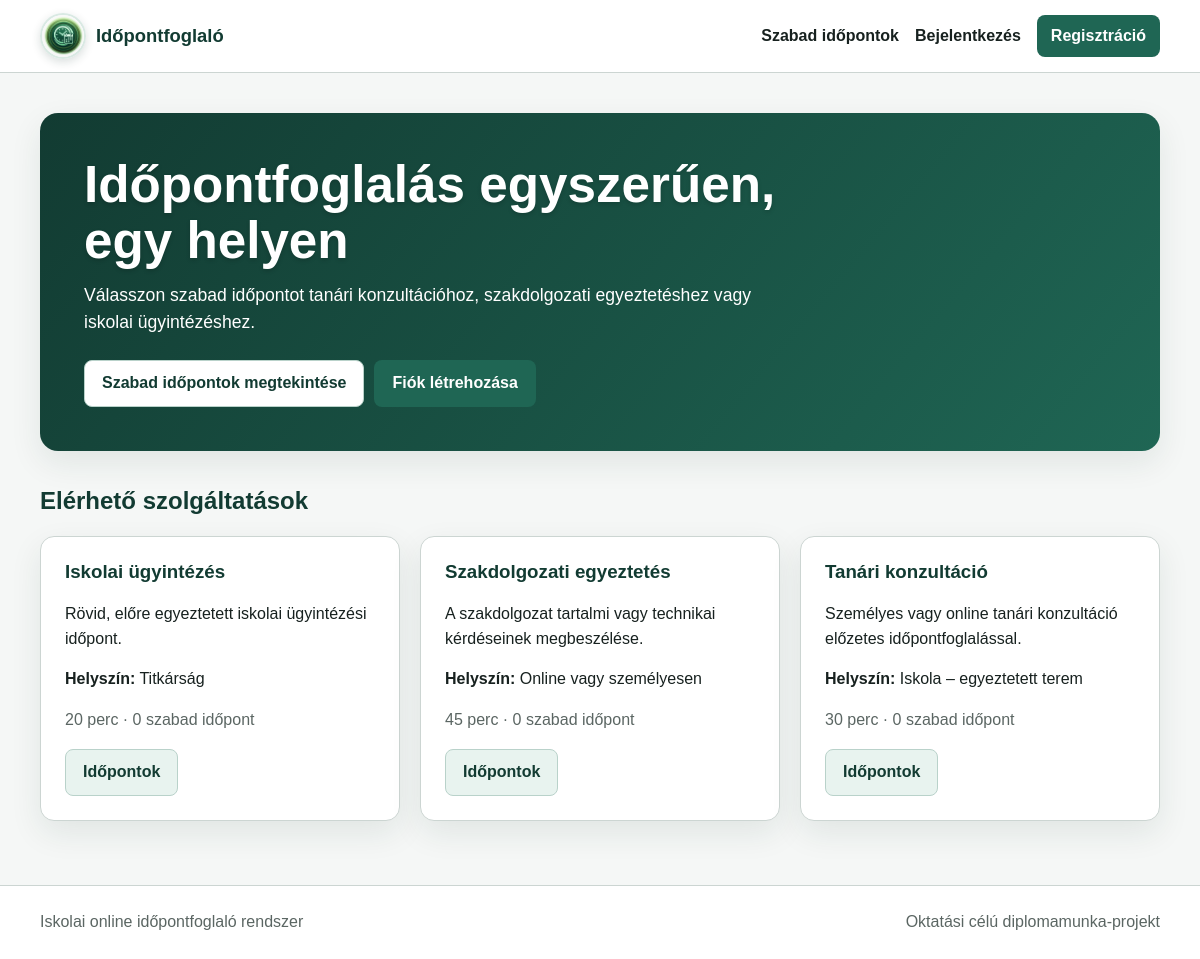
The page / on the database its author committed.
### tables this page shows
CREATE TABLE IF NOT EXISTS services (
    id BIGINT UNSIGNED AUTO_INCREMENT PRIMARY KEY,
    name VARCHAR(140) NOT NULL,
    description VARCHAR(1000) NULL,
    duration_minutes SMALLINT UNSIGNED NOT NULL DEFAULT 30,
    location VARCHAR(190) NULL,
    is_active TINYINT(1) NOT NULL DEFAULT 1,
    created_at DATETIME NOT NULL DEFAULT CURRENT_TIMESTAMP,
    updated_at DATETIME NOT NULL DEFAULT CURRENT_TIMESTAMP ON UPDATE CURRENT_TIMESTAMP,
    INDEX idx_services_active (is_active)
);

### app/helpers.php (called while the page is built, shortened)
<?php
function config(?string $path = null, mixed $default = null): mixed
{
    $config = $GLOBALS['app_config'] ?? [];
    foreach (explode('.', $path) as $segment) {
        $config = $config[$segment];
    }
    return $config;
}
function db(): PDO
{
    return Database::connection();
}
function e(mixed $value): string
{
    return htmlspecialchars((string) $value, ENT_QUOTES | ENT_SUBSTITUTE, 'UTF-8');
}
function app_url(): string
{
    $configured = (string) config('url', '');
    if ($configured !== '') {
        return $configured;
    }
    $scriptName = $_SERVER['SCRIPT_NAME'] ?? '/index.php';
    $directory = rtrim(str_replace('\\', '/', dirname($scriptName)), '/');
    return $directory === '.' ? '' : $directory;
}
function url(string $route = 'home', array $params = []): string
{
    $query = http_build_query(array_merge(['route' => $route], $params));
    return app_url() . '/index.php?' . $query;
}
function render(string $view, array $data = []): void
{
    extract($data, EXTR_SKIP);
    $currentUser = Auth::user();
    require APP_ROOT . '/views/layout/header.php';
    require APP_ROOT . '/views/' . $view . '.php';
    require APP_ROOT . '/views/layout/footer.php';
}
function get_param(string $key, mixed $default = ''): mixed
{
    return $_GET[$key] ?? $default;
}

### app/Core/Auth.php (called while the page is built, shortened)
<?php
final class Auth
{
    private static ?array $currentUser = null;
    public static function user(): ?array
    {
        $userId = $_SESSION['user_id'] ?? null;
        if (!$userId) {
            return null;
        }
        $stmt = Database::connection()->prepare(
            'SELECT u.id, u.name, u.student_index, u.email, u.email_verified_at, u.status,
                r.code AS role_code, r.name AS role_name
             FROM users u JOIN roles r ON r.id = u.role_id
             WHERE u.id = :id LIMIT 1'
        );
        $stmt->execute(['id' => $userId]);
        $user = $stmt->fetch();
        self::$currentUser = $user;
        return self::$currentUser;
    }
}

### app/Core/Database.php (called while the page is built, shortened)
<?php
final class Database
{
    private static ?PDO $connection = null;
    public static function connection(): PDO
    {
        if (self::$connection instanceof PDO) {
            return self::$connection;
        }
        $settings = \config('db');
        $dsn = sprintf(
            'mysql:host=%s;port=%d;dbname=%s;charset=utf8mb4',
            $settings['host'],
            $settings['port'],
            $settings['name']
        );
        try {
            self::$connection = new PDO($dsn, $settings['user'], $settings['pass'], [
                PDO::ATTR_ERRMODE => PDO::ERRMODE_EXCEPTION,
                PDO::ATTR_DEFAULT_FETCH_MODE => PDO::FETCH_ASSOC,
                PDO::ATTR_EMULATE_PREPARES => false,
            ]);
            self::$connection->exec("SET time_zone = '+00:00'");
        } catch (PDOException $exception) {
            throw new RuntimeException('Az adatbázis-kapcsolat nem hozható létre.', 0, $exception);
        }
        return self::$connection;
    }
}

### views/home.php (the view)
<section class="hero">
    <h1>Időpontfoglalás egyszerűen, egy helyen</h1>
    <p>Válasszon szabad időpontot tanári konzultációhoz, szakdolgozati egyeztetéshez vagy iskolai ügyintézéshez.</p>
    <div class="button-row">
        <a class="button button-secondary" href="<?= e(url('appointments')) ?>">Szabad időpontok megtekintése</a>
        <?php if (!$currentUser): ?>
            <a class="button" href="<?= e(url('register')) ?>">Fiók létrehozása</a>
        <?php endif; ?>
    </div>
</section>
<h2>Elérhető szolgáltatások</h2>
<?php if (!$services): ?>
    <div class="empty-state">Jelenleg nincs aktív szolgáltatás.</div>
<?php else: ?>
    <div class="grid">
        <?php foreach ($services as $service): ?>
            <article class="card">
                <h3><?= e($service['name']) ?></h3>
                <p><?= e($service['description']) ?></p>
                <?php if ($service['location']): ?><p><strong>Helyszín:</strong> <?= e($service['location']) ?></p><?php endif; ?>
                <p class="muted"><?= (int) $service['duration_minutes'] ?> perc · <?= (int) $service['free_slots'] ?> szabad időpont</p>
                <a class="button button-secondary" href="<?= e(url('appointments', ['service_id' => $service['id']])) ?>">Időpontok</a>
            </article>
        <?php endforeach; ?>
    </div>
<?php endif; ?>

### public/index.php (shortened to what this page needs)
<?php
$route = (string) get_param('route', 'home');
switch ($route) {
    case 'home':
        $services = db()->query(
            "SELECT sv.*,
                SUM(CASE WHEN s.status = 'available' AND s.starts_at > UTC_TIMESTAMP()
                    AND NOT EXISTS (SELECT 1 FROM bookings b WHERE b.slot_id = s.id AND b.status = 'confirmed')
                    THEN 1 ELSE 0 END) AS free_slots
             FROM services sv
             LEFT JOIN slots s ON s.service_id = sv.id
             WHERE sv.is_active = 1
             GROUP BY sv.id
             ORDER BY sv.name"
        )->fetchAll();
        render('home', ['title' => 'Kezdőlap', 'services' => $services]);
        break;
}

### views/layout/header.php (shortened to what this page needs)
<!doctype html>
<html lang="hu">
<head>
    <link rel="stylesheet" href="<?= e(app_url()) ?>/assets/css/app.css">
</head>
<body>
<header class="site-header">
    <div class="container header-row">
        <a class="brand" href="<?= e(url('home')) ?>">
            <img class="brand-logo" src="<?= e(app_url()) ?>/assets/images/zold_logo.jpg" alt="" width="46" height="46">
            <span>Időpontfoglaló</span>
        </a>
        <nav id="main-nav" class="main-nav" aria-label="Fő navigáció">
            <a href="<?= e(url('appointments')) ?>">Szabad időpontok</a>
            <?php if ($currentUser): ?>
                <a href="<?= e(url('dashboard')) ?>">Áttekintés</a>
                <a href="<?= e(url('my-bookings')) ?>">Foglalásaim</a>
                <?php if (in_array($currentUser['role_code'], ['provider', 'admin'], true)): ?>
                    <a href="<?= e(url('provider-slots')) ?>">Időablakok</a>
                    <a href="<?= e(url('manage-bookings')) ?>">Foglalások kezelése</a>
                <?php endif; ?>
                <?php if ($currentUser['role_code'] === 'admin'): ?>
                    <a href="<?= e(url('admin-services')) ?>">Szolgáltatások</a>
                    <a href="<?= e(url('admin-users')) ?>">Felhasználók</a>
                    <a href="<?= e(url('admin-audit')) ?>">Napló</a>
                <?php endif; ?>
                <form class="inline-form" method="post" action="<?= e(url('logout')) ?>">
                    <?= csrf_field() ?>
                    <button class="link-button" type="submit">Kijelentkezés</button>
                </form>
            <?php else: ?>
                <a href="<?= e(url('login')) ?>">Bejelentkezés</a>
                <a class="nav-cta" href="<?= e(url('register')) ?>">Regisztráció</a>
            <?php endif; ?>
        </nav>
    </div>
</header>
<main id="main-content" class="container main-content" tabindex="-1">

### views/layout/footer.php
</main>
<footer class="site-footer">
    <div class="container footer-row">
        <span>Iskolai online időpontfoglaló rendszer</span>
        <span>Oktatási célú diplomamunka-projekt</span>
    </div>
</footer>
</body>
</html>

### public/assets/css/app.css (style rules this page uses)
:root { --green-900: #123b32; --green-700: #1f6654; --green-100: #e8f3ef; --blue-100: #eaf2fb; --ink: #17211f; --muted: #5b6663; --border: #ccd5d2; --surface: #ffffff; --background: #f5f7f6; --danger: #a12828; --warning: #875d00; --success: #17643d; --shadow: 0 12px 32px rgba(20, 52, 44, 0.09); }
* { box-sizing: border-box; }
html { scroll-behavior: smooth; }
body { margin: 0; color: var(--ink); background: var(--background); font-family: Arial, Helvetica, sans-serif; font-size: 16px; line-height: 1.55; }
a { color: var(--green-700); }
button, .button { min-height: 44px; }
.container { width: min(1120px, calc(100% - 32px)); margin-inline: auto; }
.site-header { position: sticky; top: 0; z-index: 10; background: var(--surface); border-bottom: 1px solid var(--border); }
.header-row { min-height: 72px; display: flex; align-items: center; justify-content: space-between; gap: 24px; }
.brand { display: inline-flex; align-items: center; gap: 10px; color: var(--green-900); text-decoration: none; font-weight: 800; font-size: 1.15rem; }
.brand-logo { width: 46px; height: 46px; flex: 0 0 46px; object-fit: cover; object-position: center; border: 2px solid #d9e9e3; border-radius: 50%; box-shadow: 0 3px 10px rgba(20, 52, 44, 0.16); }
.main-nav { display: flex; align-items: center; gap: 16px; flex-wrap: wrap; }
.main-nav a, .link-button { color: var(--ink); text-decoration: none; font-weight: 600; }
.nav-cta { padding: 9px 14px; color: white !important; background: var(--green-700); border-radius: 8px; }
.main-content { min-height: calc(100vh - 150px); padding-block: 40px 64px; }
.hero { padding: 44px; border-radius: 18px; background: linear-gradient(130deg, var(--green-900), var(--green-700)); color: white; box-shadow: var(--shadow); }
.hero h1 { max-width: 760px; margin: 0 0 12px; font-size: clamp(2rem, 5vw, 3.2rem); line-height: 1.1; }
.hero p { max-width: 720px; margin: 0 0 24px; font-size: 1.1rem; }
.hero .button-secondary { color: var(--green-900); background: white; }
h1, h2, h3 { line-height: 1.2; color: var(--green-900); }
h1 { margin-top: 0; font-size: clamp(1.8rem, 4vw, 2.45rem); }
.hero h1 { color: #ffffff; text-shadow: 0 2px 4px rgba(0, 0, 0, 0.16); }
h2 { margin-top: 36px; }
.muted { color: var(--muted); }
.grid { display: grid; grid-template-columns: repeat(3, minmax(0, 1fr)); gap: 20px; }
.card { padding: 24px; background: var(--surface); border: 1px solid var(--border); border-radius: 14px; box-shadow: var(--shadow); }
.card h2, .card h3 { margin-top: 0; }
.button { display: inline-flex; align-items: center; justify-content: center; gap: 8px; padding: 10px 17px; border: 1px solid transparent; border-radius: 8px; background: var(--green-700); color: white; text-decoration: none; font-weight: 700; cursor: pointer; }
.button-secondary { color: var(--green-900); background: var(--green-100); border-color: #b9d2ca; }
.button-row { display: flex; flex-wrap: wrap; gap: 10px; align-items: center; }
.site-footer { padding: 24px 0; color: var(--muted); background: white; border-top: 1px solid var(--border); }
.footer-row { display: flex; justify-content: space-between; gap: 20px; }

### rows shown on the page
services: name "Iskolai ügyintézés", description "Rövid, előre egyeztetett iskolai ügyintézési időpont.", location "Titkárság", duration_minutes "20", free_slots "0"
services: name "Szakdolgozati egyeztetés", description "A szakdolgozat tartalmi vagy technikai kérdéseinek megbeszélése.", location "Online vagy személyesen", duration_minutes "45", free_slots "0"
services: name "Tanári konzultáció", description "Személyes vagy online tanári konzultáció előzetes időpontfoglalással.", location "Iskola – egyeztetett terem", duration_minutes "30", free_slots "0"
